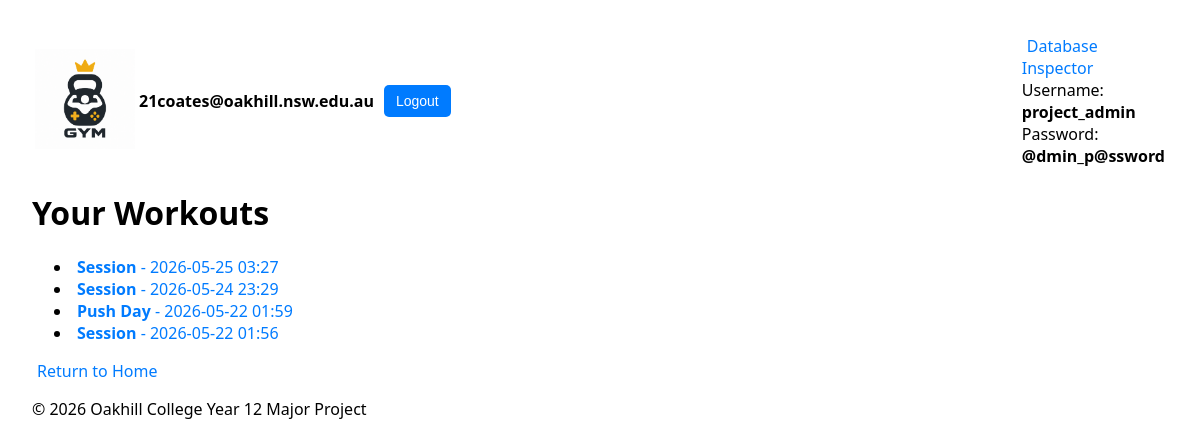
The app's page /my_app/workouts/ (signed in), older data.
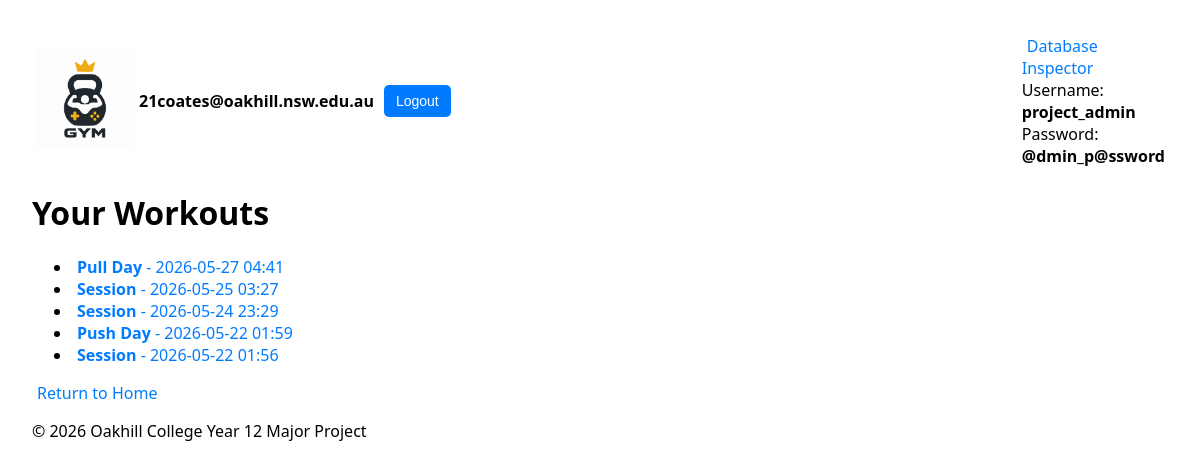
The same page, newer data.
### my_app/models.py (models this page shows, shortened)
class GymSession(models.Model):
    profile = models.ForeignKey('users.Profile', on_delete=models.CASCADE, related_name="sessions")
    session_name = models.CharField(max_length=100, blank=True, null=True)
    session_date = models.DateTimeField()
    notes = models.TextField(blank=True, null=True)
    created_at = models.DateTimeField(auto_now_add=True)
    updated_at = models.DateTimeField(auto_now=True)

### my_app/views.py (the view)
# urls.py: path("workouts/", views.workouts, name="workouts"),
@login_required(login_url="users:login")
def workouts(request):
    sessions = request.user.profile.sessions.order_by('-session_date')
    return render(request, "my_app/workouts.html", {"sessions": sessions})

### my_app/templates/my_app/workouts.html
{% extends 'my_app/base.html' %}
{% block content %}
<h1>Your Workouts</h1>
<ul>
    {% for session in sessions %}
        <li>
            <a href="{% url 'my_app:workout_detail' session.id %}"><strong>{{ session.session_name|default:'Session' }}</strong> - {{ session.session_date|date:'Y-m-d H:i' }}</a>
        </li>
    {% empty %}
        <li>No workouts found.</li>
    {% endfor %}
</ul>
<a href="{% url 'my_app:home' %}">Return to Home</a>
{% endblock %}

Row changes from the older to the newer data that the page shows:
added GymSession: session_name "Pull Day", session_date "2026-05-27 04:41"
